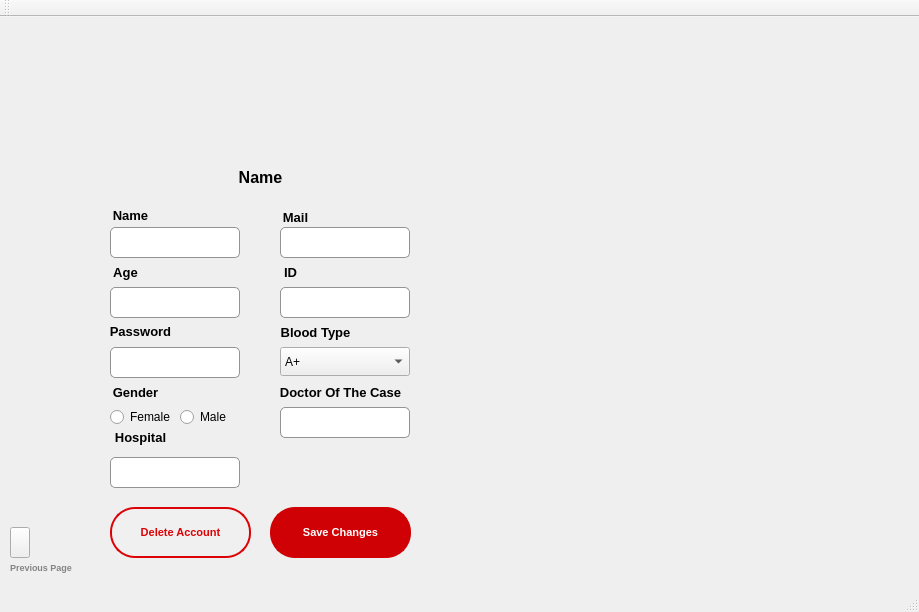
<?xml version="1.0" encoding="UTF-8"?>
<ui version="4.0">
 <class>RecipientProfileClass</class>
 <widget class="QMainWindow" name="RecipientProfileClass">
  <property name="geometry">
   <rect>
    <x>0</x>
    <y>0</y>
    <width>919</width>
    <height>612</height>
   </rect>
  </property>
  <property name="windowTitle">
   <string>Blood Bank Management System</string>
  </property>
  <property name="windowIcon">
   <iconset resource="RecipientReg.qrc">
    <normaloff>:/RecipientReg/toppng.com-blood-donation-png-picture-blood-donation-logo-3209x3905.png</normaloff>:/RecipientReg/toppng.com-blood-donation-png-picture-blood-donation-logo-3209x3905.png</iconset>
  </property>
  <property name="styleSheet">
   <string notr="true"/>
  </property>
  <widget class="QWidget" name="centralWidget">
   <widget class="QLabel" name="pack">
    <property name="geometry">
     <rect>
      <x>0</x>
      <y>0</y>
      <width>921</width>
      <height>561</height>
     </rect>
    </property>
    <property name="styleSheet">
     <string notr="true">background-image:url(:/RecipientReg/bloodd.jpg);</string>
    </property>
    <property name="text">
     <string/>
    </property>
    <property name="pixmap">
     <pixmap resource="RecipientReg.qrc">:/RecipientReg/profile.jpg</pixmap>
    </property>
    <property name="scaledContents">
     <bool>true</bool>
    </property>
   </widget>
   <widget class="QPushButton" name="delete_2">
    <property name="geometry">
     <rect>
      <x>110</x>
      <y>490</y>
      <width>141</width>
      <height>51</height>
     </rect>
    </property>
    <property name="font">
     <font>
      <family>Arial</family>
      <pointsize>8</pointsize>
      <italic>false</italic>
      <bold>true</bold>
     </font>
    </property>
    <property name="cursor">
     <cursorShape>PointingHandCursor</cursorShape>
    </property>
    <property name="toolTip">
     <string>&lt;html&gt;&lt;head/&gt;&lt;body&gt;&lt;p align=&quot;center&quot;&gt;&lt;br/&gt;&lt;/p&gt;&lt;/body&gt;&lt;/html&gt;</string>
    </property>
    <property name="styleSheet">
     <string notr="true">background-color:rgb(240, 240, 240);
border-style:solid;
border-width:2px;
border-color: rgb(220, 3, 6);
border-radius:25px;
color: rgb(220, 3, 6);
font: 700 8pt &quot;Arial&quot;;</string>
    </property>
    <property name="text">
     <string>Delete Account</string>
    </property>
    <property name="checkable">
     <bool>false</bool>
    </property>
    <property name="autoDefault">
     <bool>false</bool>
    </property>
    <property name="default">
     <bool>false</bool>
    </property>
    <property name="flat">
     <bool>false</bool>
    </property>
   </widget>
   <widget class="QLabel" name="femalephoto">
    <property name="geometry">
     <rect>
      <x>220</x>
      <y>70</y>
      <width>80</width>
      <height>80</height>
     </rect>
    </property>
    <property name="styleSheet">
     <string notr="true">border-image:url(:/RecipientReg/avatar_woman.png)</string>
    </property>
    <property name="text">
     <string/>
    </property>
   </widget>
   <widget class="QLabel" name="name">
    <property name="geometry">
     <rect>
      <x>160</x>
      <y>145</y>
      <width>201</width>
      <height>31</height>
     </rect>
    </property>
    <property name="font">
     <font>
      <pointsize>12</pointsize>
      <bold>true</bold>
     </font>
    </property>
    <property name="text">
     <string>Name</string>
    </property>
    <property name="alignment">
     <set>Qt::AlignCenter</set>
    </property>
   </widget>
   <widget class="QPushButton" name="save">
    <property name="geometry">
     <rect>
      <x>270</x>
      <y>490</y>
      <width>141</width>
      <height>51</height>
     </rect>
    </property>
    <property name="font">
     <font>
      <family>Arial</family>
      <pointsize>8</pointsize>
      <italic>false</italic>
      <bold>true</bold>
     </font>
    </property>
    <property name="cursor">
     <cursorShape>PointingHandCursor</cursorShape>
    </property>
    <property name="toolTip">
     <string>&lt;html&gt;&lt;head/&gt;&lt;body&gt;&lt;p align=&quot;center&quot;&gt;&lt;br/&gt;&lt;/p&gt;&lt;/body&gt;&lt;/html&gt;</string>
    </property>
    <property name="styleSheet">
     <string notr="true">background-color:rgb(207, 1, 4);
border-style:solid;
border-width:2px;
border-color: rgb(207, 1, 4);
border-radius:25px;
color: white;
font: 700 8pt &quot;Arial&quot;;</string>
    </property>
    <property name="text">
     <string>Save Changes</string>
    </property>
    <property name="checkable">
     <bool>false</bool>
    </property>
    <property name="autoDefault">
     <bool>false</bool>
    </property>
    <property name="default">
     <bool>false</bool>
    </property>
    <property name="flat">
     <bool>false</bool>
    </property>
   </widget>
   <widget class="QLineEdit" name="name_2">
    <property name="geometry">
     <rect>
      <x>110</x>
      <y>210</y>
      <width>130</width>
      <height>31</height>
     </rect>
    </property>
    <property name="styleSheet">
     <string notr="true">background-color:white;
border-style:solid;
border-width:0.5px;
border-color: rgb(147, 147, 147);
border-radius:5px;

font: 700 8pt &quot;Arial&quot;;</string>
    </property>
   </widget>
   <widget class="QLineEdit" name="mail">
    <property name="geometry">
     <rect>
      <x>280</x>
      <y>210</y>
      <width>130</width>
      <height>31</height>
     </rect>
    </property>
    <property name="styleSheet">
     <string notr="true">background-color:white;
border-style:solid;
border-width:0.5px;
border-color: rgb(147, 147, 147);
border-radius:5px;

font: 700 8pt &quot;Arial&quot;;</string>
    </property>
   </widget>
   <widget class="QLineEdit" name="age">
    <property name="geometry">
     <rect>
      <x>110</x>
      <y>270</y>
      <width>130</width>
      <height>31</height>
     </rect>
    </property>
    <property name="styleSheet">
     <string notr="true">background-color:white;
border-style:solid;
border-width:0.5px;
border-color: rgb(147, 147, 147);
border-radius:5px;

font: 700 8pt &quot;Arial&quot;;</string>
    </property>
   </widget>
   <widget class="QLineEdit" name="id">
    <property name="geometry">
     <rect>
      <x>280</x>
      <y>270</y>
      <width>130</width>
      <height>31</height>
     </rect>
    </property>
    <property name="styleSheet">
     <string notr="true">background-color:white;
border-style:solid;
border-width:0.5px;
border-color: rgb(147, 147, 147);
border-radius:5px;

font: 700 8pt &quot;Arial&quot;;</string>
    </property>
   </widget>
   <widget class="QLabel" name="label_3">
    <property name="geometry">
     <rect>
      <x>100</x>
      <y>190</y>
      <width>61</width>
      <height>16</height>
     </rect>
    </property>
    <property name="font">
     <font>
      <pointsize>10</pointsize>
      <bold>true</bold>
     </font>
    </property>
    <property name="text">
     <string>Name</string>
    </property>
    <property name="alignment">
     <set>Qt::AlignCenter</set>
    </property>
   </widget>
   <widget class="QLabel" name="label_4">
    <property name="geometry">
     <rect>
      <x>270</x>
      <y>190</y>
      <width>51</width>
      <height>20</height>
     </rect>
    </property>
    <property name="font">
     <font>
      <pointsize>10</pointsize>
      <bold>true</bold>
     </font>
    </property>
    <property name="text">
     <string>Mail</string>
    </property>
    <property name="alignment">
     <set>Qt::AlignCenter</set>
    </property>
   </widget>
   <widget class="QLabel" name="label_5">
    <property name="geometry">
     <rect>
      <x>90</x>
      <y>240</y>
      <width>71</width>
      <height>31</height>
     </rect>
    </property>
    <property name="font">
     <font>
      <pointsize>10</pointsize>
      <bold>true</bold>
     </font>
    </property>
    <property name="text">
     <string>Age</string>
    </property>
    <property name="alignment">
     <set>Qt::AlignCenter</set>
    </property>
   </widget>
   <widget class="QLabel" name="label_6">
    <property name="geometry">
     <rect>
      <x>270</x>
      <y>240</y>
      <width>41</width>
      <height>31</height>
     </rect>
    </property>
    <property name="font">
     <font>
      <pointsize>10</pointsize>
      <bold>true</bold>
     </font>
    </property>
    <property name="text">
     <string>ID</string>
    </property>
    <property name="alignment">
     <set>Qt::AlignCenter</set>
    </property>
   </widget>
   <widget class="QLabel" name="label_7">
    <property name="geometry">
     <rect>
      <x>260</x>
      <y>300</y>
      <width>111</width>
      <height>31</height>
     </rect>
    </property>
    <property name="font">
     <font>
      <pointsize>10</pointsize>
      <bold>true</bold>
     </font>
    </property>
    <property name="text">
     <string>Blood Type</string>
    </property>
    <property name="alignment">
     <set>Qt::AlignCenter</set>
    </property>
   </widget>
   <widget class="QLineEdit" name="pass">
    <property name="geometry">
     <rect>
      <x>110</x>
      <y>330</y>
      <width>130</width>
      <height>31</height>
     </rect>
    </property>
    <property name="styleSheet">
     <string notr="true">background-color:white;
border-style:solid;
border-width:0.5px;
border-color: rgb(147, 147, 147);
border-radius:5px;

font: 700 8pt &quot;Arial&quot;;</string>
    </property>
    <property name="echoMode">
     <enum>QLineEdit::Password</enum>
    </property>
    <property name="cursorMoveStyle">
     <enum>Qt::LogicalMoveStyle</enum>
    </property>
   </widget>
   <widget class="QLabel" name="label_8">
    <property name="geometry">
     <rect>
      <x>90</x>
      <y>299</y>
      <width>101</width>
      <height>31</height>
     </rect>
    </property>
    <property name="font">
     <font>
      <pointsize>10</pointsize>
      <bold>true</bold>
     </font>
    </property>
    <property name="text">
     <string>Password</string>
    </property>
    <property name="alignment">
     <set>Qt::AlignCenter</set>
    </property>
   </widget>
   <widget class="QLabel" name="label_9">
    <property name="geometry">
     <rect>
      <x>280</x>
      <y>360</y>
      <width>121</width>
      <height>31</height>
     </rect>
    </property>
    <property name="font">
     <font>
      <pointsize>10</pointsize>
      <bold>true</bold>
     </font>
    </property>
    <property name="text">
     <string>Doctor Of The Case</string>
    </property>
    <property name="alignment">
     <set>Qt::AlignCenter</set>
    </property>
   </widget>
   <widget class="QLabel" name="label_10">
    <property name="geometry">
     <rect>
      <x>100</x>
      <y>365</y>
      <width>71</width>
      <height>21</height>
     </rect>
    </property>
    <property name="font">
     <font>
      <pointsize>10</pointsize>
      <bold>true</bold>
     </font>
    </property>
    <property name="text">
     <string>Gender</string>
    </property>
    <property name="alignment">
     <set>Qt::AlignCenter</set>
    </property>
   </widget>
   <widget class="QComboBox" name="blood">
    <property name="geometry">
     <rect>
      <x>280</x>
      <y>330</y>
      <width>130</width>
      <height>29</height>
     </rect>
    </property>
    <item>
     <property name="text">
      <string>A+</string>
     </property>
    </item>
    <item>
     <property name="text">
      <string>A-</string>
     </property>
    </item>
    <item>
     <property name="text">
      <string>B+</string>
     </property>
    </item>
    <item>
     <property name="text">
      <string>B-</string>
     </property>
    </item>
    <item>
     <property name="text">
      <string>O+</string>
     </property>
    </item>
    <item>
     <property name="text">
      <string>O-</string>
     </property>
    </item>
    <item>
     <property name="text">
      <string>AB+</string>
     </property>
    </item>
    <item>
     <property name="text">
      <string>AB-</string>
     </property>
    </item>
   </widget>
   <widget class="QRadioButton" name="f">
    <property name="geometry">
     <rect>
      <x>110</x>
      <y>390</y>
      <width>61</width>
      <height>20</height>
     </rect>
    </property>
    <property name="text">
     <string>Female</string>
    </property>
   </widget>
   <widget class="QRadioButton" name="m">
    <property name="geometry">
     <rect>
      <x>180</x>
      <y>390</y>
      <width>61</width>
      <height>20</height>
     </rect>
    </property>
    <property name="text">
     <string>Male</string>
    </property>
   </widget>
   <widget class="QPushButton" name="back">
    <property name="geometry">
     <rect>
      <x>10</x>
      <y>510</y>
      <width>20</width>
      <height>31</height>
     </rect>
    </property>
    <property name="cursor">
     <cursorShape>PointingHandCursor</cursorShape>
    </property>
    <property name="styleSheet">
     <string notr="true">border-image:url(:/RecipientReg/arrow.png);</string>
    </property>
    <property name="text">
     <string/>
    </property>
   </widget>
   <widget class="QLabel" name="label_2">
    <property name="geometry">
     <rect>
      <x>10</x>
      <y>540</y>
      <width>71</width>
      <height>20</height>
     </rect>
    </property>
    <property name="font">
     <font>
      <pointsize>7</pointsize>
      <bold>true</bold>
     </font>
    </property>
    <property name="cursor">
     <cursorShape>ArrowCursor</cursorShape>
    </property>
    <property name="styleSheet">
     <string notr="true">color:rgb(132, 132, 132)</string>
    </property>
    <property name="text">
     <string>Previous Page</string>
    </property>
   </widget>
   <widget class="QLabel" name="malephoto">
    <property name="geometry">
     <rect>
      <x>220</x>
      <y>70</y>
      <width>80</width>
      <height>80</height>
     </rect>
    </property>
    <property name="styleSheet">
     <string notr="true">border-image:url(:/RecipientReg/avatar_man.png)</string>
    </property>
    <property name="text">
     <string/>
    </property>
   </widget>
   <widget class="QLineEdit" name="doctor">
    <property name="geometry">
     <rect>
      <x>280</x>
      <y>390</y>
      <width>130</width>
      <height>31</height>
     </rect>
    </property>
    <property name="styleSheet">
     <string notr="true">background-color:white;
border-style:solid;
border-width:0.5px;
border-color: rgb(147, 147, 147);
border-radius:5px;

font: 700 8pt &quot;Arial&quot;;</string>
    </property>
    <property name="echoMode">
     <enum>QLineEdit::Password</enum>
    </property>
    <property name="cursorMoveStyle">
     <enum>Qt::LogicalMoveStyle</enum>
    </property>
   </widget>
   <widget class="QLineEdit" name="hospital">
    <property name="geometry">
     <rect>
      <x>110</x>
      <y>440</y>
      <width>130</width>
      <height>31</height>
     </rect>
    </property>
    <property name="styleSheet">
     <string notr="true">background-color:white;
border-style:solid;
border-width:0.5px;
border-color: rgb(147, 147, 147);
border-radius:5px;

font: 700 8pt &quot;Arial&quot;;</string>
    </property>
    <property name="echoMode">
     <enum>QLineEdit::Password</enum>
    </property>
    <property name="cursorMoveStyle">
     <enum>Qt::LogicalMoveStyle</enum>
    </property>
   </widget>
   <widget class="QLabel" name="label_11">
    <property name="geometry">
     <rect>
      <x>80</x>
      <y>400</y>
      <width>121</width>
      <height>41</height>
     </rect>
    </property>
    <property name="font">
     <font>
      <pointsize>10</pointsize>
      <bold>true</bold>
     </font>
    </property>
    <property name="text">
     <string>Hospital</string>
    </property>
    <property name="alignment">
     <set>Qt::AlignCenter</set>
    </property>
   </widget>
  </widget>
  <widget class="QMenuBar" name="menuBar">
   <property name="geometry">
    <rect>
     <x>0</x>
     <y>0</y>
     <width>919</width>
     <height>22</height>
    </rect>
   </property>
  </widget>
  <widget class="QToolBar" name="mainToolBar">
   <attribute name="toolBarArea">
    <enum>TopToolBarArea</enum>
   </attribute>
   <attribute name="toolBarBreak">
    <bool>false</bool>
   </attribute>
  </widget>
  <widget class="QStatusBar" name="statusBar"/>
 </widget>
 <layoutdefault spacing="6" margin="11"/>
 <resources>
  <include location="RecipientReg.qrc"/>
 </resources>
 <connections/>
</ui>
